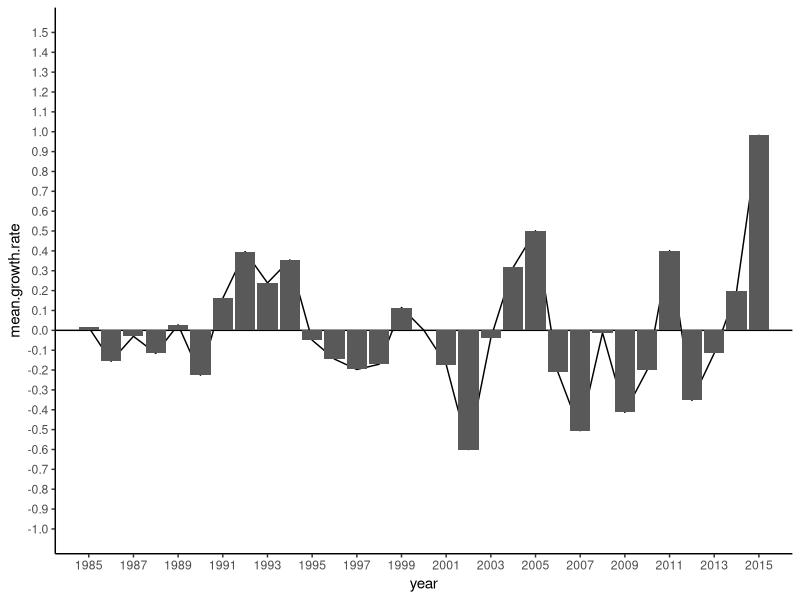
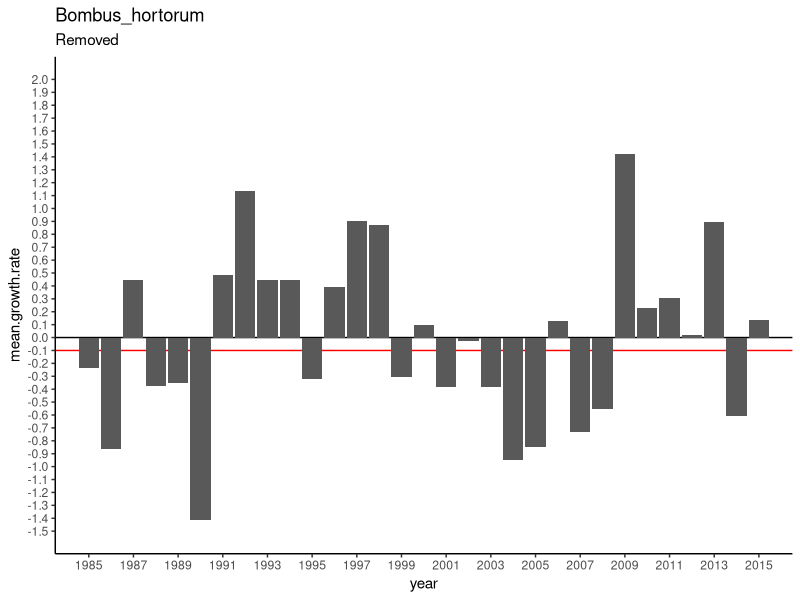
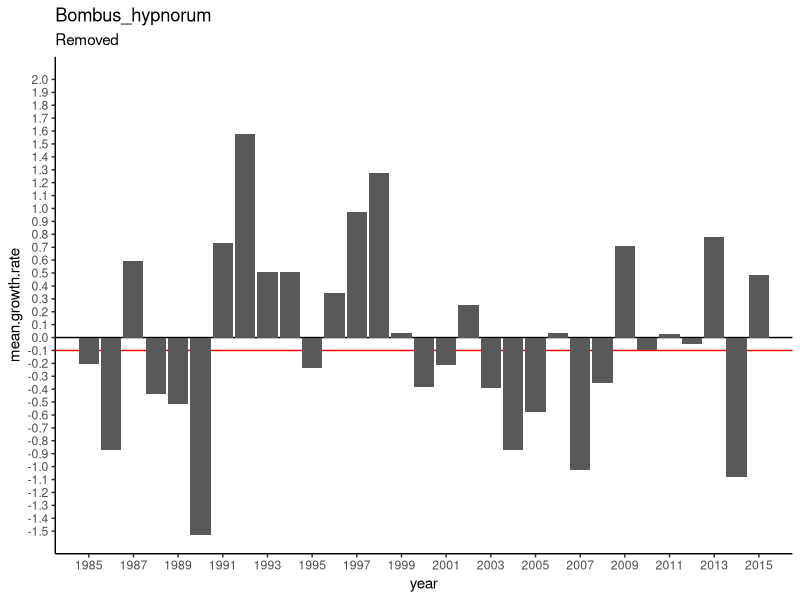
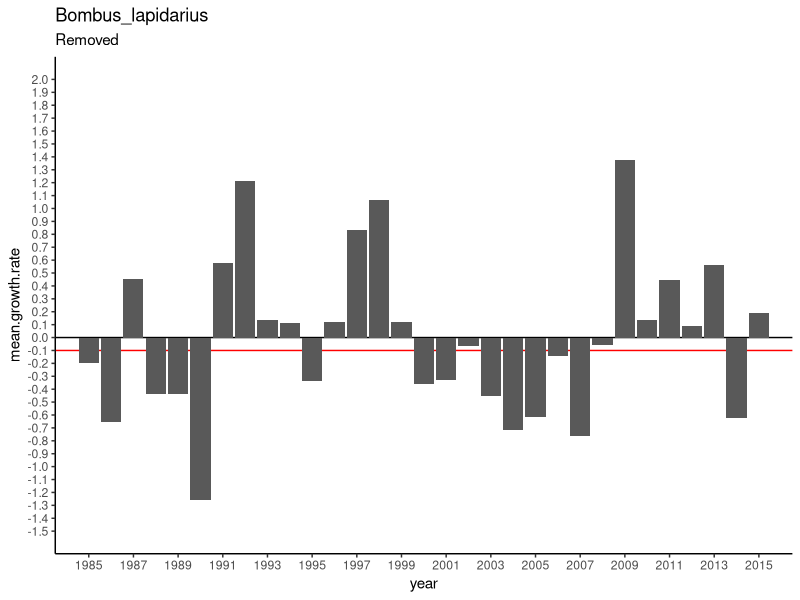
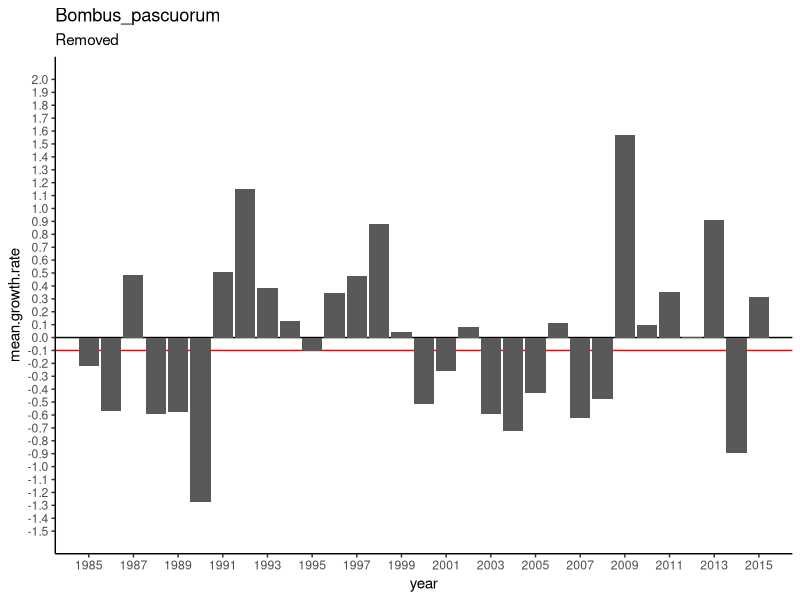
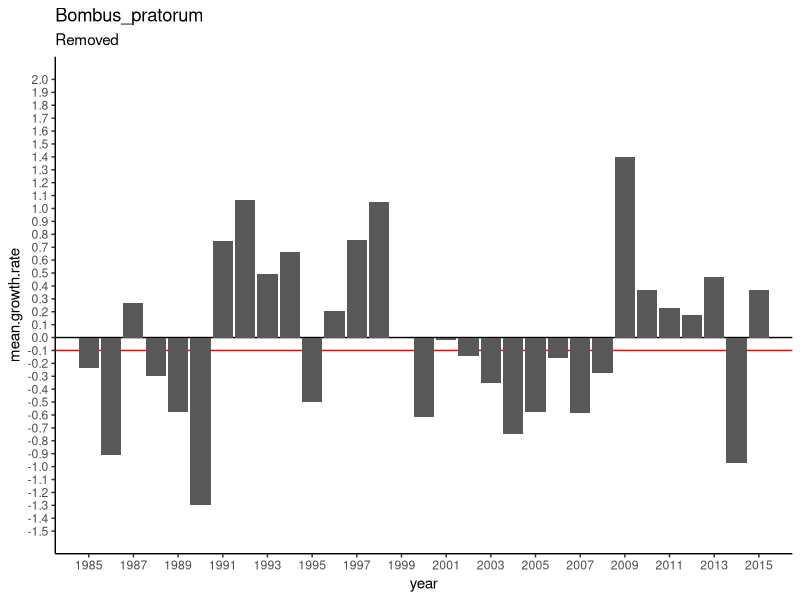
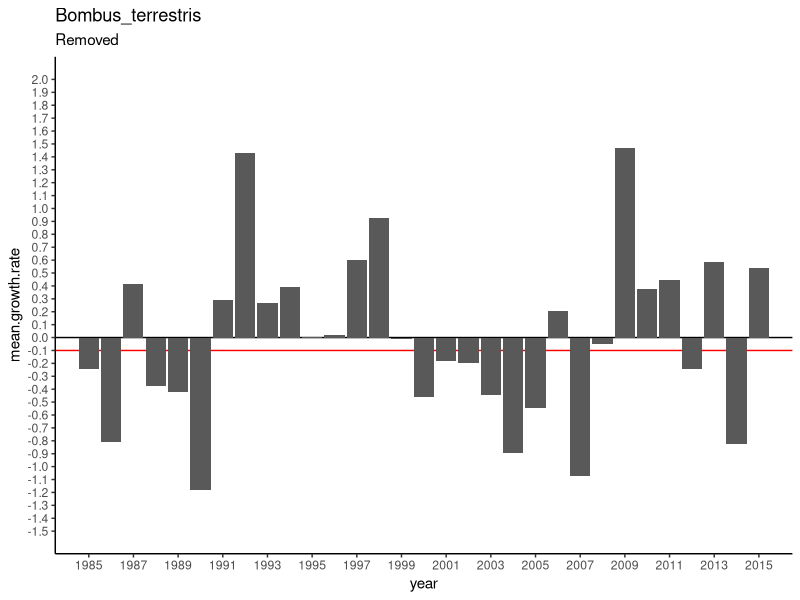

Reproduce these figures in R, in order.
# ============================= Packages required =============================


library(tidyverse)


# ============================ Load in data ===================================


# growth.rates.csv is a data file containing interannual changes in species 
# abundance.


species_data <- read.csv("Data/species.data.csv", header = T, strip.white=TRUE)

# ../ = go back a folder
# / go forward a folder


# ============================ Format data ====================================


species_data$species <- gsub(" ", "_", species_data$species)


# ===================== Calculating Growth Rates ==============================


# create a list of species codes that is the same as those in species_data

species.list <- unique(species_data$species)


# Create empty data frame in which to put loop output

growth.rate=NULL          


# Open loop
# for i in species.list = everytime i occurs within species list

for(i in species.list){ 
  
  
  # create dataframe sp.data. where sp.data is the same as species_data with
  # specie set to i
  
  sp.data <- species_data[species_data$species == i,]
  
  
  # create 2 new columns in sp.data.
  # New column 1 = tr0obs column offset by one 
  # i.e. the value of the year  previous
  # New column 2 = tr0obs column - tr0obs offset by one column
  
  sp.data <- sp.data %>%
    mutate(col.ind.prev.year = lag(occupancy)) %>% 
    mutate(growth.rate.dif = occupancy - col.ind.prev.year)
  
  
  # Bind the two data frames growth.rate and sp.data together
  growth.rate = rbind(growth.rate,sp.data)
  
}  # Close loop


# ============================ Format data ====================================


# Remove unnecessary columns from data

bee_species_data <- growth.rate %>% select(-(col.ind.prev.year), -(occupancy))

head(bee_species_data)
tail(bee_species_data)

# Set NA values to 0
# NA values are for the 1st year of data therefore no differential.

bee_species_data[is.na(bee_species_data)] <- 0


# Scaling data around mean of 0 and sd of 1

# Create empty dataframe to put scaled data into

scaled <- NULL


# Create list of species names

species.list <- unique(bee_species_data$species)


# Open for loop
# Loop creates new df each time of scaled values. 
# Binds scaled values onto scaled dataset

for (i in species.list){
  
  # subset gets growth.rate data for one species (species i)
  
  subset <- filter(bee_species_data, species == i)
  
  
  # Scale growth.rate.dif for species i
  
  subset$growth.rate.dif <- scale(subset$growth.rate.dif, center = T, scale = T)
  
  
  # Bind subset onto scaled dataset
  
  scaled = rbind(scaled, subset)
  
} # Close loop



# for some reason r is creating a dataframe within the dataframe
# to remove this use
# solution found at https://stackoverflow.com/questions/30896605/dataframe-within-dataframe

scaled <- do.call(data.frame, scaled)




# ========== Plot all species interannual changes in abundance ================



# ======== Plot mean of all species interannual changes in abundance ==========


# create table of mean growth rate differenctials grouped by year

growth.rate.mean <- scaled %>% 
  group_by(year) %>%
  summarise(mean.growth.rate = mean(growth.rate.dif, na.rm = TRUE))

growth.rate.mean <- as.data.frame(growth.rate.mean)


# Plot mean growth rate differentials

mean.growth.rate.plot <- ggplot(
  growth.rate.mean, aes(
    x = year,
    y = mean.growth.rate)) + 
  geom_hline(yintercept = 0) +
  coord_cartesian(xlim = c(1985, 2015), ylim = c(-1, 1.5)) +
  scale_x_continuous(breaks = seq(1985, 2015, by = 2)) +
  scale_y_continuous(breaks=seq(-1, 1.5, 0.1)) +
  geom_line() +
  geom_col() +
  theme_classic() 


mean.growth.rate.plot

# =========================== Bean pollinators ================================


bean_species <- scaled %>% filter(Field.Bean == 1)


# Create list of species from growth.rate data

bean_species_list <- unique(bean_species$species)

deficit_table <- NULL
# Write for loop
# loop creates a subset of data removing one species each time (species i)
# Plots yearly mean growth rates minus species i each time
# Creates n plots where n is number of species in list

for(i in bean_species_list){  # Open loop
  
  
  # a gets a subset of growth.rate data minus species i.
  
  bean_removed_species <- subset(bean_species, species != i) 
  
  
  # Growth.rate.mean gets removed_species 
  # removed_species is grouped by year
  # yearly mean growthrates of all species are calulated
  
  bean_growth_rate_mean <- bean_removed_species %>% 
    group_by(year) %>%
    summarise(mean.growth.rate = mean(growth.rate.dif, na.rm = TRUE))
  bean_growth_rate_mean
  
  # Create plot of mean yearly growth rates across all species using subset of data
  

   bean_mean_growth_rate_plot <- ggplot(
     bean_growth_rate_mean, aes(
       x = year,
       y = mean.growth.rate)) +
     geom_hline(aes(yintercept= -0.1) , colour="red") +
     geom_hline(yintercept = 0) +
     coord_cartesian(xlim = c(1985, 2015), ylim = c(-1.5, 2)) +
     scale_x_continuous(breaks = seq(1985, 2015, by = 2)) +
     scale_y_continuous(breaks=seq(-1.5, 2, 0.1)) +
     geom_col() +
     theme_classic() +
     ggtitle(i, "Removed") 

  
   # Plot graph
  
   plot(bean_mean_growth_rate_plot)
  
  
  deficit <- bean_growth_rate_mean %>% mutate( theta = -0.1, deficit = mean.growth.rate - theta)
  deficit <- deficit %>% filter(deficit < 0)

  
  a <- sum(deficit$deficit)
  b <- i
  deficit.all <- cbind(a, b)
  
  deficit_table <- rbind(deficit_table, deficit.all)
  
} # Close loop
deficit_table
